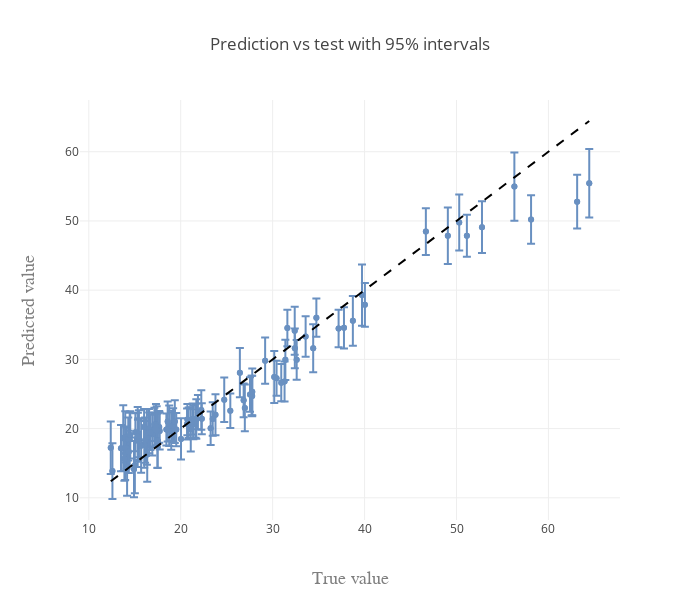

Write notebook code for a chart like this one.
### Code cell
pltlyoff.iplot(figs[1], filename='')
